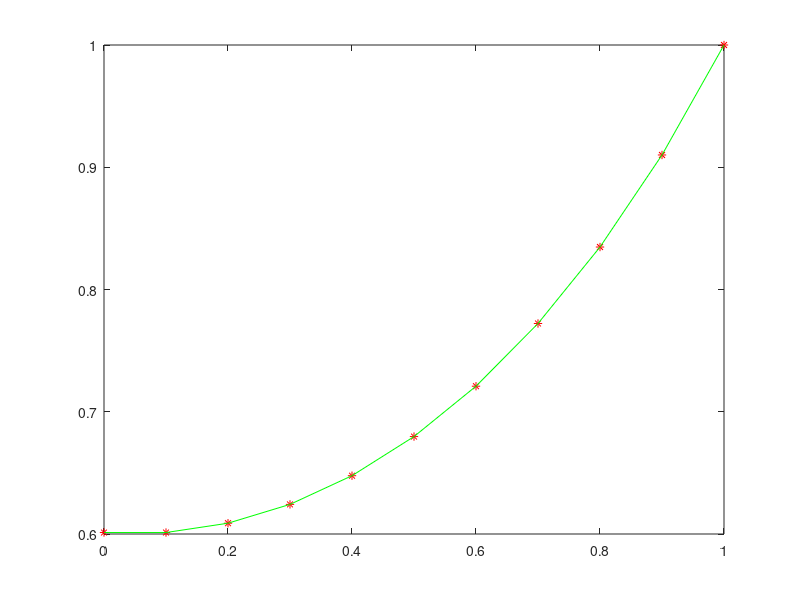

Reproduce this figure in MATLAB.
%cfdassy: FDM porous fin 
mesh=11;
t=zeros(1,mesh);
t(end)=1;
dx=1/(mesh-1);
w1=1.1422;w2=0.5710;
for k=1:100
    %t_old=t;
    for i=2:mesh-1
        t(i)=(t(i+1)+t(i-1)-w1*(dx^2)*(t(i))^2)/(2+w2*dx^2);
    end
    t(1)=t(2);
end
% alternative numerical formulation: 
for k=1:100
    t_old=t;
    for i=2:mesh-1
        t(i) = (t_old(i+1) + t_old(i-1) - (w2*dx^2)*t_old(i))/(2 + t_old(i)*w1*dx^2);
    end
    t(1)=t(2);
end
x=linspace(0,1,mesh);
plot(x,t,'*r');hold on;%put analytical here
plot(x,t,'-g');hold off;
